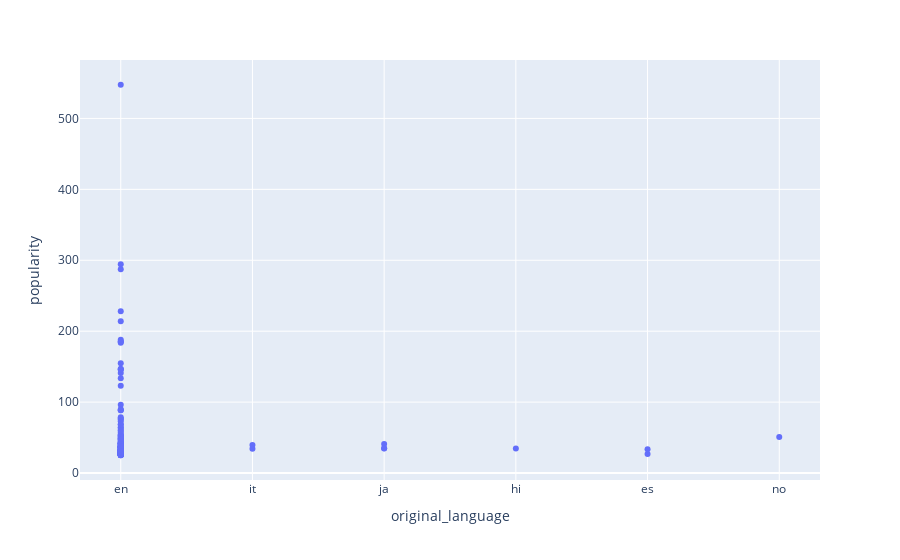

Notebook code for this chart:
### Code cell
#aquí veremos como influye el idioma en la popularidad, mostrando solo las mas populares
frecuencia2= df['popularity']
mas_popular = df[df['popularity'] > 25]
px.scatter(x='original_language', y= 'popularity', data_frame=mas_popular, hover_name=mas_popular.title)
#ignorar el error, abajo se ve el gráfico

### Figure 1 — Plotly figure (JSON) as saved in the notebook; plotly's stock layout.template omitted (floating-point values rounded to 4 significant figures; data arrays with more than 128 entries replaced by an {"elided": "..."} marker saying what was removed)
{"data": [{"hovertemplate": "<b>%{hovertext}</b><br><br>original_language=%{x}<br>popularity=%{y}<extra></extra>", "hovertext": {"elided": "155 str values"}, "legendgroup": "", "marker": {"color": "#636efa", "symbol": "circle"}, "mode": "markers", "name": "", "orientation": "v", "showlegend": false, "type": "scatter", "x": {"elided": "155 str values"}, "xaxis": "x", "y": {"elided": "155 float values"}, "yaxis": "y"}], "layout": {"legend": {"tracegroupgap": 0}, "margin": {"t": 60}, "xaxis": {"anchor": "y", "domain": [0, 1], "title": {"text": "original_language"}}, "yaxis": {"anchor": "x", "domain": [0, 1], "title": {"text": "popularity"}}}}
